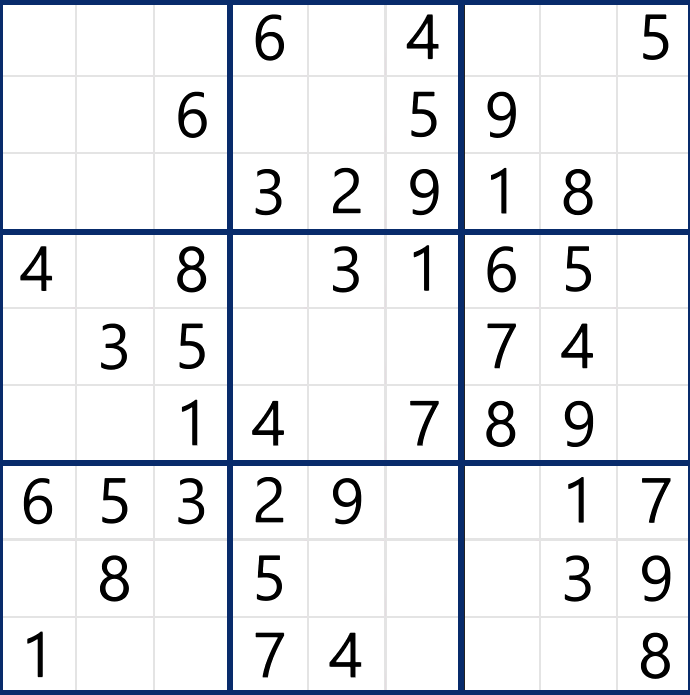
#> input picture Sudoku.png, 690 x 695 px
$ python -i allinoen.py   (imports and definitions only)
#> lines starting #> are read from the running program, lines starting #| are printed output that depends on the picture; after the words box and inside, x2 and y2 are one past the last pixel; in counts of white or black regions, pixels touching at a corner belong together
import time

import cv2
import numpy as np


def dHash(img):
    # 差值哈希算法
    # 缩放8*8
    img = cv2.resize(img, (9, 8))
    # 转换灰度图
    gray = cv2.cvtColor(img, cv2.COLOR_BGR2GRAY)
    hash_str = ''
    # 每行前一个像素大于后一个像素为1，相反为0，生成哈希
    for i in range(8):
        for j in range(8):
            if gray[i, j] > gray[i, j+1]:
                hash_str = hash_str+'1'
            else:
                hash_str = hash_str+'0'
    return hash_str


def cmpHash(hash1, hash2):
    # Hash值对比
    # 算法中1和0顺序组合起来的即是图片的指纹hash。顺序不固定，但是比较的时候必须是相同的顺序。
    # 对比两幅图的指纹，计算汉明距离，即两个64位的hash值有多少是不一样的，不同的位数越小，图片越相似
    # 汉明距离：一组二进制数据变成另一组数据所需要的步骤，可以衡量两图的差异，汉明距离越小，则相似度越高。汉明距离为0，即两张图片完全一样
    n = 0
    # hash长度不同则返回-1代表传参出错
    if len(hash1) != len(hash2):
        return -1
    # 遍历判断
    for i in range(len(hash1)):
        # 不相等则n计数+1，n最终为相似度
        if hash1[i] != hash2[i]:
            n = n + 1
    return n


def generate_list_in_one(file_name):
#> called with file_name = 'Sudoku.png'
    board_num_list = []
    array = np.ones((9, 9)) * 0
    ls = array.astype(int).tolist()
    image = cv2.imread(file_name)  # 读取数独图片
#> image is the input picture: shape (695, 690, 3); mean B, G, R 235.7, 232.1, 230.2

    gray_image = cv2.cvtColor(image, cv2.COLOR_BGR2GRAY)    # RGB转灰度图
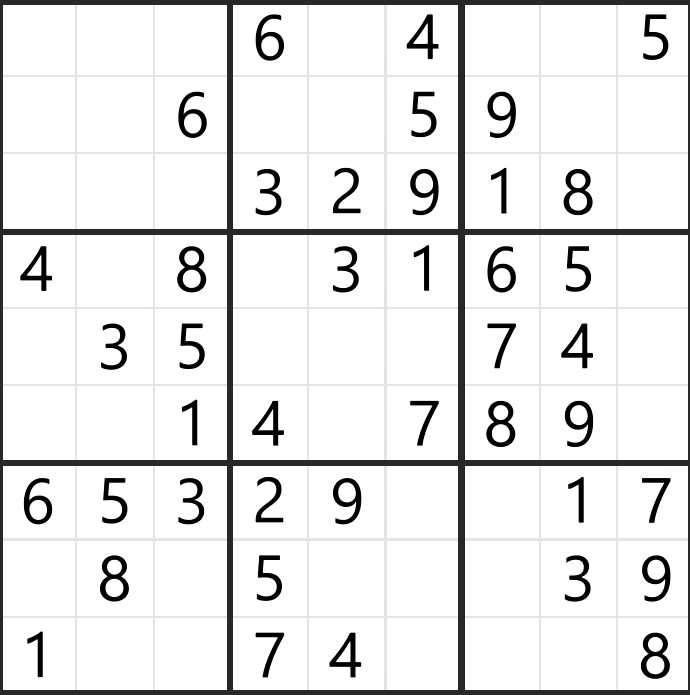
#> gray_image: shape (695, 690); min 0, max 255, mean 232
    ret, thresh = cv2.threshold(gray_image, 230, 255, cv2.THRESH_BINARY)    # 阈值分割
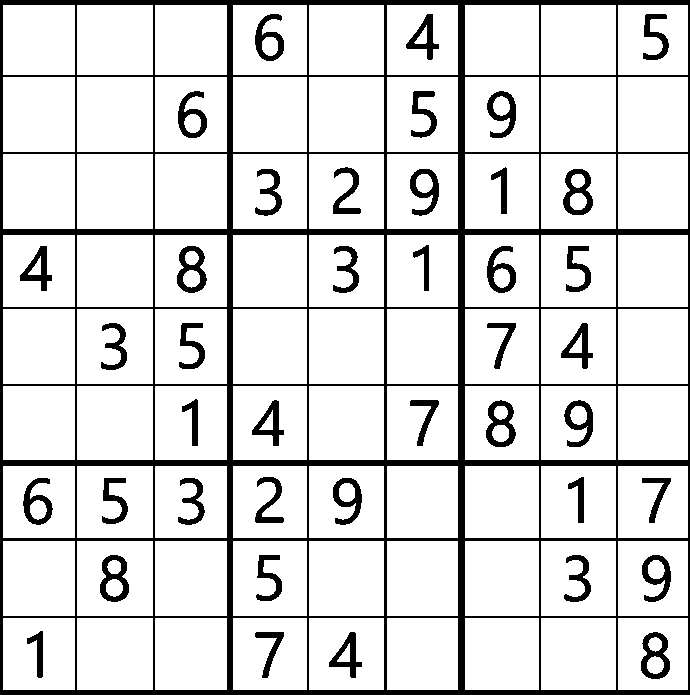
#> thresh: shape (695, 690); 86.2% white; 42 black regions

    contours, hierarchy = cv2.findContours(thresh, cv2.RETR_CCOMP, cv2.CHAIN_APPROX_SIMPLE)
#> contours = 146 contours; largest, box (x1, y1, x2, y2) and area: (77, 541, 153, 616) 5550, (77, 309, 153, 384) 5550, (77, 154, 153, 229) 5550, (77, 77, 153, 152) 5550, (541, 541, 616, 616) 5476

    boxes = []
    for i in range(len(hierarchy[0])):
        if hierarchy[0][i][2] != -1:
            boxes.append(hierarchy[0][i])
#> this loop made 146 passes
#> after the loop, boxes = 41 items, first 6: [5, 2, 4, -1], [10, 7, 9, -1], [12, 8, 11, -1], [16, 13, 15, -1], [21, 18, 20, -1], [23, 19, 22, -1]

    boxes = boxes[::-1]
#> boxes = 41 items, first 6: [143, 140, 142, -1], [140, 137, 139, -1], [136, 133, 135, -1], [130, 127, 129, -1], [126, 122, 125, -1], [124, 121, 123, -1]
    for j in range(len(boxes)):
        x, y, w, h = cv2.boundingRect(contours[boxes[j][2]])
#> x = 254; y = 13; w = 31; h = 49
        x_center = (x + w // 2)
#> x_center = 269
        y_center = (y + h // 2)
#> y_center = 37
        x1 = int(x + w / 2 - 16)
#> x1 = 253
        x2 = int(x + w / 2 + 17)
#> x2 = 286
        y1 = int(y + h / 2 - 24)
#> y1 = 13
        y2 = int(y + h / 2 + 24)
#> y2 = 61
        img = image[y1:y2, x1:x2]
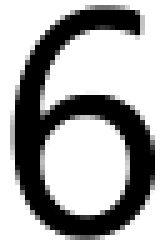
#> img: shape (48, 33, 3) (shown 5 times larger); min 0, max 255, mean 170
        target = 0
        best = 64
        for i in range(1, 10):
            template = cv2.imread('model/' + str(i) + '.png')
            hash1 = dHash(img)
            hash2 = dHash(template)
            n2 = cmpHash(hash1, hash2)
            if n2 < best:
                best = n2
                target = i
        print(target, n2)
        board_num_list.append(target)
        hang = int(x_center // (690//9))
        lie = int(y_center // (695//9))
        ls[lie][hang] = target
    return ls

#> (the run stopped early here; a loop or call above may not have finished)
